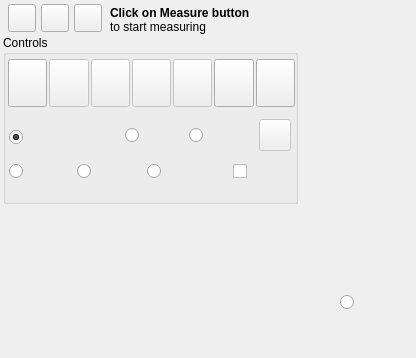
<?xml version="1.0" encoding="UTF-8"?>
<ui version="4.0">
 <class>DockWidget</class>
 <widget class="QDockWidget" name="DockWidget">
  <property name="geometry">
   <rect>
    <x>0</x>
    <y>0</y>
    <width>416</width>
    <height>358</height>
   </rect>
  </property>
  <property name="windowIcon">
   <iconset>
    <normaloff>Caliper.png</normaloff>Caliper.png</iconset>
  </property>
  <property name="toolTip">
   <string notr="true">Measure Tools</string>
  </property>
  <property name="layoutDirection">
   <enum>Qt::LeftToRight</enum>
  </property>
  <property name="features">
   <set>QDockWidget::DockWidgetFloatable|QDockWidget::DockWidgetMovable</set>
  </property>
  <property name="allowedAreas">
   <set>Qt::LeftDockWidgetArea|Qt::RightDockWidgetArea</set>
  </property>
  <property name="windowTitle">
   <string notr="true" extracomment="kicad StepUp 3D tools">Measure Tools</string>
  </property>
  <widget class="QWidget" name="dockWidgetContents">
   <widget class="QWidget" name="horizontalLayoutWidget">
    <property name="geometry">
     <rect>
      <x>5</x>
      <y>0</y>
      <width>100</width>
      <height>36</height>
     </rect>
    </property>
    <layout class="QHBoxLayout" name="horizontalLayout">
     <property name="spacing">
      <number>2</number>
     </property>
     <item>
      <widget class="QPushButton" name="dock_float">
       <property name="maximumSize">
        <size>
         <width>28</width>
         <height>28</height>
        </size>
       </property>
       <property name="toolTip">
        <string notr="true">un-dock (floating)</string>
       </property>
       <property name="text">
        <string notr="true"/>
       </property>
       <property name="icon">
        <iconset>
         <normaloff>un_dock.png</normaloff>un_dock.png</iconset>
       </property>
       <property name="iconSize">
        <size>
         <width>16</width>
         <height>16</height>
        </size>
       </property>
      </widget>
     </item>
     <item>
      <widget class="QPushButton" name="dock_minimize">
       <property name="maximumSize">
        <size>
         <width>28</width>
         <height>28</height>
        </size>
       </property>
       <property name="toolTip">
        <string notr="true">minimize</string>
       </property>
       <property name="text">
        <string notr="true"/>
       </property>
       <property name="icon">
        <iconset>
         <normaloff>minimize.png</normaloff>minimize.png</iconset>
       </property>
       <property name="iconSize">
        <size>
         <width>24</width>
         <height>24</height>
        </size>
       </property>
      </widget>
     </item>
     <item>
      <widget class="QPushButton" name="close">
       <property name="maximumSize">
        <size>
         <width>28</width>
         <height>28</height>
        </size>
       </property>
       <property name="toolTip">
        <string notr="true">close</string>
       </property>
       <property name="text">
        <string notr="true"/>
       </property>
       <property name="icon">
        <iconset>
         <normaloff>closeW.png</normaloff>closeW.png</iconset>
       </property>
       <property name="iconSize">
        <size>
         <width>24</width>
         <height>24</height>
        </size>
       </property>
      </widget>
     </item>
    </layout>
   </widget>
   <widget class="QLabel" name="Label">
    <property name="geometry">
     <rect>
      <x>110</x>
      <y>5</y>
      <width>186</width>
      <height>31</height>
     </rect>
    </property>
    <property name="toolTip">
     <string notr="true">Measure Tools
Click on Measure button
to start measuring</string>
    </property>
    <property name="text">
     <string notr="true">&lt;b&gt;Click on Measure button&lt;/b&gt;&lt;br&gt;to start measuring</string>
    </property>
   </widget>
   <widget class="QGroupBox" name="Controls_Group">
    <property name="geometry">
     <rect>
      <x>3</x>
      <y>35</y>
      <width>295</width>
      <height>169</height>
     </rect>
    </property>
    <property name="toolTip">
     <string notr="true">Controls</string>
    </property>
    <property name="title">
     <string notr="true">Controls</string>
    </property>
    <widget class="QWidget" name="gridLayoutWidget_6">
     <property name="geometry">
      <rect>
       <x>5</x>
       <y>16</y>
       <width>287</width>
       <height>65</height>
      </rect>
     </property>
     <layout class="QGridLayout" name="gridLayout_8">
      <property name="sizeConstraint">
       <enum>QLayout::SetDefaultConstraint</enum>
      </property>
      <property name="spacing">
       <number>2</number>
      </property>
      <item row="0" column="0">
       <widget class="QPushButton" name="Measure">
        <property name="minimumSize">
         <size>
          <width>36</width>
          <height>36</height>
         </size>
        </property>
        <property name="maximumSize">
         <size>
          <width>48</width>
          <height>48</height>
         </size>
        </property>
        <property name="toolTip">
         <string notr="true">Measure Button
Click Measure to start measuring</string>
        </property>
        <property name="text">
         <string notr="true"/>
        </property>
        <property name="icon">
         <iconset>
          <normaloff>Caliper.png</normaloff>Caliper.png</iconset>
        </property>
        <property name="iconSize">
         <size>
          <width>32</width>
          <height>32</height>
         </size>
        </property>
        <property name="checkable">
         <bool>true</bool>
        </property>
        <property name="checked">
         <bool>false</bool>
        </property>
       </widget>
      </item>
      <item row="0" column="4">
       <widget class="QPushButton" name="DimensionP3">
        <property name="enabled">
         <bool>false</bool>
        </property>
        <property name="minimumSize">
         <size>
          <width>36</width>
          <height>36</height>
         </size>
        </property>
        <property name="maximumSize">
         <size>
          <width>48</width>
          <height>48</height>
         </size>
        </property>
        <property name="toolTip">
         <string notr="true">Dimension position</string>
        </property>
        <property name="text">
         <string notr="true"/>
        </property>
        <property name="icon">
         <iconset>
          <normaloff>DimensionP3.png</normaloff>DimensionP3.png</iconset>
        </property>
        <property name="iconSize">
         <size>
          <width>32</width>
          <height>32</height>
         </size>
        </property>
        <property name="checkable">
         <bool>false</bool>
        </property>
        <property name="checked">
         <bool>false</bool>
        </property>
       </widget>
      </item>
      <item row="0" column="5">
       <widget class="QPushButton" name="CleanDist">
        <property name="minimumSize">
         <size>
          <width>36</width>
          <height>36</height>
         </size>
        </property>
        <property name="maximumSize">
         <size>
          <width>48</width>
          <height>48</height>
         </size>
        </property>
        <property name="toolTip">
         <string notr="true">Clean Measures</string>
        </property>
        <property name="text">
         <string notr="true"/>
        </property>
        <property name="icon">
         <iconset>
          <normaloff>Clean.png</normaloff>Clean.png</iconset>
        </property>
        <property name="iconSize">
         <size>
          <width>32</width>
          <height>32</height>
         </size>
        </property>
        <property name="checkable">
         <bool>true</bool>
        </property>
        <property name="checked">
         <bool>false</bool>
        </property>
       </widget>
      </item>
      <item row="0" column="1">
       <widget class="QPushButton" name="DimensionP1">
        <property name="enabled">
         <bool>false</bool>
        </property>
        <property name="minimumSize">
         <size>
          <width>36</width>
          <height>36</height>
         </size>
        </property>
        <property name="maximumSize">
         <size>
          <width>48</width>
          <height>48</height>
         </size>
        </property>
        <property name="toolTip">
         <string notr="true">First Element</string>
        </property>
        <property name="text">
         <string notr="true"/>
        </property>
        <property name="icon">
         <iconset>
          <normaloff>DimensionP1.png</normaloff>DimensionP1.png</iconset>
        </property>
        <property name="iconSize">
         <size>
          <width>32</width>
          <height>32</height>
         </size>
        </property>
        <property name="checkable">
         <bool>false</bool>
        </property>
        <property name="checked">
         <bool>false</bool>
        </property>
       </widget>
      </item>
      <item row="0" column="6">
       <widget class="QPushButton" name="Help_Caliper">
        <property name="minimumSize">
         <size>
          <width>36</width>
          <height>36</height>
         </size>
        </property>
        <property name="maximumSize">
         <size>
          <width>48</width>
          <height>48</height>
         </size>
        </property>
        <property name="toolTip">
         <string notr="true">Help on Caliper</string>
        </property>
        <property name="text">
         <string notr="true"/>
        </property>
        <property name="icon">
         <iconset>
          <normaloff>help.png</normaloff>help.png</iconset>
        </property>
        <property name="iconSize">
         <size>
          <width>24</width>
          <height>24</height>
         </size>
        </property>
        <property name="checkable">
         <bool>false</bool>
        </property>
        <property name="checked">
         <bool>false</bool>
        </property>
       </widget>
      </item>
      <item row="0" column="2">
       <widget class="QPushButton" name="DimensionP2">
        <property name="enabled">
         <bool>false</bool>
        </property>
        <property name="minimumSize">
         <size>
          <width>36</width>
          <height>36</height>
         </size>
        </property>
        <property name="maximumSize">
         <size>
          <width>48</width>
          <height>48</height>
         </size>
        </property>
        <property name="toolTip">
         <string notr="true">Second Element</string>
        </property>
        <property name="text">
         <string notr="true"/>
        </property>
        <property name="icon">
         <iconset>
          <normaloff>DimensionP2.png</normaloff>DimensionP2.png</iconset>
        </property>
        <property name="iconSize">
         <size>
          <width>32</width>
          <height>32</height>
         </size>
        </property>
        <property name="checkable">
         <bool>false</bool>
        </property>
        <property name="checked">
         <bool>false</bool>
        </property>
       </widget>
      </item>
      <item row="0" column="3">
       <widget class="QPushButton" name="APlane">
        <property name="enabled">
         <bool>false</bool>
        </property>
        <property name="minimumSize">
         <size>
          <width>36</width>
          <height>36</height>
         </size>
        </property>
        <property name="maximumSize">
         <size>
          <width>48</width>
          <height>48</height>
         </size>
        </property>
        <property name="toolTip">
         <string notr="true">Annotation Plane</string>
        </property>
        <property name="text">
         <string notr="true"/>
        </property>
        <property name="icon">
         <iconset>
          <normaloff>AnnPlane.png</normaloff>AnnPlane.png</iconset>
        </property>
        <property name="iconSize">
         <size>
          <width>32</width>
          <height>32</height>
         </size>
        </property>
        <property name="checkable">
         <bool>false</bool>
        </property>
        <property name="checked">
         <bool>false</bool>
        </property>
       </widget>
      </item>
     </layout>
    </widget>
    <widget class="QRadioButton" name="rbRadius">
     <property name="geometry">
      <rect>
       <x>6</x>
       <y>120</y>
       <width>64</width>
       <height>32</height>
      </rect>
     </property>
     <property name="minimumSize">
      <size>
       <width>64</width>
       <height>32</height>
      </size>
     </property>
     <property name="toolTip">
      <string notr="true">Get Radius of Arc or Circle</string>
     </property>
     <property name="text">
      <string notr="true"/>
     </property>
     <property name="icon">
      <iconset>
       <normaloff>Radius.png</normaloff>Radius.png</iconset>
     </property>
     <property name="iconSize">
      <size>
       <width>28</width>
       <height>28</height>
      </size>
     </property>
     <property name="checked">
      <bool>false</bool>
     </property>
    </widget>
    <widget class="QRadioButton" name="rbAngle">
     <property name="geometry">
      <rect>
       <x>144</x>
       <y>120</y>
       <width>64</width>
       <height>33</height>
      </rect>
     </property>
     <property name="minimumSize">
      <size>
       <width>64</width>
       <height>32</height>
      </size>
     </property>
     <property name="toolTip">
      <string notr="true">Get Angle</string>
     </property>
     <property name="text">
      <string notr="true"/>
     </property>
     <property name="icon">
      <iconset>
       <normaloff>Angle.png</normaloff>Angle.png</iconset>
     </property>
     <property name="iconSize">
      <size>
       <width>32</width>
       <height>32</height>
      </size>
     </property>
     <property name="checked">
      <bool>false</bool>
     </property>
    </widget>
    <widget class="QRadioButton" name="rbLength">
     <property name="geometry">
      <rect>
       <x>74</x>
       <y>120</y>
       <width>64</width>
       <height>32</height>
      </rect>
     </property>
     <property name="minimumSize">
      <size>
       <width>64</width>
       <height>32</height>
      </size>
     </property>
     <property name="toolTip">
      <string notr="true">Get Length of Edge</string>
     </property>
     <property name="text">
      <string notr="true"/>
     </property>
     <property name="icon">
      <iconset>
       <normaloff>Length.png</normaloff>Length.png</iconset>
     </property>
     <property name="iconSize">
      <size>
       <width>32</width>
       <height>32</height>
      </size>
     </property>
     <property name="checked">
      <bool>false</bool>
     </property>
    </widget>
    <widget class="QRadioButton" name="rbSnap">
     <property name="geometry">
      <rect>
       <x>6</x>
       <y>86</y>
       <width>109</width>
       <height>32</height>
      </rect>
     </property>
     <property name="minimumSize">
      <size>
       <width>64</width>
       <height>32</height>
      </size>
     </property>
     <property name="toolTip">
      <string notr="true">Snap to EndPoint, MiddlePoint, Center</string>
     </property>
     <property name="text">
      <string notr="true"/>
     </property>
     <property name="icon">
      <iconset>
       <normaloff>Snap_Opt.png</normaloff>Snap_Opt.png</iconset>
     </property>
     <property name="iconSize">
      <size>
       <width>78</width>
       <height>26</height>
      </size>
     </property>
     <property name="checked">
      <bool>true</bool>
     </property>
    </widget>
    <widget class="QRadioButton" name="rbBbox">
     <property name="geometry">
      <rect>
       <x>122</x>
       <y>84</y>
       <width>67</width>
       <height>32</height>
      </rect>
     </property>
     <property name="minimumSize">
      <size>
       <width>64</width>
       <height>32</height>
      </size>
     </property>
     <property name="toolTip">
      <string notr="true">Center of BoundingBox</string>
     </property>
     <property name="text">
      <string notr="true"/>
     </property>
     <property name="icon">
      <iconset>
       <normaloff>CenterBBox.png</normaloff>CenterBBox.png</iconset>
     </property>
     <property name="iconSize">
      <size>
       <width>28</width>
       <height>28</height>
      </size>
     </property>
     <property name="checked">
      <bool>false</bool>
     </property>
    </widget>
    <widget class="QRadioButton" name="rbMass">
     <property name="geometry">
      <rect>
       <x>186</x>
       <y>84</y>
       <width>67</width>
       <height>32</height>
      </rect>
     </property>
     <property name="minimumSize">
      <size>
       <width>64</width>
       <height>32</height>
      </size>
     </property>
     <property name="toolTip">
      <string notr="true">Center of Mass</string>
     </property>
     <property name="text">
      <string notr="true"/>
     </property>
     <property name="icon">
      <iconset>
       <normaloff>CenterOfMass.png</normaloff>CenterOfMass.png</iconset>
     </property>
     <property name="iconSize">
      <size>
       <width>28</width>
       <height>28</height>
      </size>
     </property>
     <property name="checked">
      <bool>false</bool>
     </property>
    </widget>
    <widget class="QCheckBox" name="cbAPlane">
     <property name="geometry">
      <rect>
       <x>230</x>
       <y>120</y>
       <width>64</width>
       <height>32</height>
      </rect>
     </property>
     <property name="toolTip">
      <string notr="true">use Annotation Plane
for Dimension</string>
     </property>
     <property name="text">
      <string notr="true"/>
     </property>
     <property name="icon">
      <iconset>
       <normaloff>AnnPlane.png</normaloff>AnnPlane.png</iconset>
     </property>
     <property name="iconSize">
      <size>
       <width>32</width>
       <height>32</height>
      </size>
     </property>
    </widget>
    <widget class="QPushButton" name="bLabel">
     <property name="enabled">
      <bool>false</bool>
     </property>
     <property name="geometry">
      <rect>
       <x>256</x>
       <y>84</y>
       <width>32</width>
       <height>32</height>
      </rect>
     </property>
     <property name="minimumSize">
      <size>
       <width>20</width>
       <height>20</height>
      </size>
     </property>
     <property name="maximumSize">
      <size>
       <width>48</width>
       <height>48</height>
      </size>
     </property>
     <property name="toolTip">
      <string notr="true">&lt;html&gt;&lt;head/&gt;&lt;body&gt;&lt;p&gt;Enable extra Label&lt;/p&gt;&lt;p&gt;for dimensioning&lt;/p&gt;&lt;/body&gt;&lt;/html&gt;</string>
     </property>
     <property name="text">
      <string notr="true"/>
     </property>
     <property name="icon">
      <iconset>
       <normaloff>label-d-2.svg</normaloff>label-d-2.svg</iconset>
     </property>
     <property name="iconSize">
      <size>
       <width>20</width>
       <height>20</height>
      </size>
     </property>
     <property name="checkable">
      <bool>false</bool>
     </property>
     <property name="checked">
      <bool>false</bool>
     </property>
    </widget>
   </widget>
   <widget class="QRadioButton" name="rbParallel">
    <property name="geometry">
     <rect>
      <x>340</x>
      <y>286</y>
      <width>64</width>
      <height>32</height>
     </rect>
    </property>
    <property name="minimumSize">
     <size>
      <width>64</width>
      <height>32</height>
     </size>
    </property>
    <property name="toolTip">
     <string notr="true">Get Distance
between Parallel Edges</string>
    </property>
    <property name="text">
     <string notr="true"/>
    </property>
    <property name="icon">
     <iconset>
      <normaloff>Distance_Parallel.png</normaloff>Distance_Parallel.png</iconset>
    </property>
    <property name="iconSize">
     <size>
      <width>32</width>
      <height>32</height>
     </size>
    </property>
    <property name="checked">
     <bool>false</bool>
    </property>
   </widget>
  </widget>
 </widget>
 <tabstops>
  <tabstop>dock_float</tabstop>
  <tabstop>dock_minimize</tabstop>
  <tabstop>close</tabstop>
  <tabstop>Measure</tabstop>
 </tabstops>
 <resources/>
 <connections/>
</ui>
